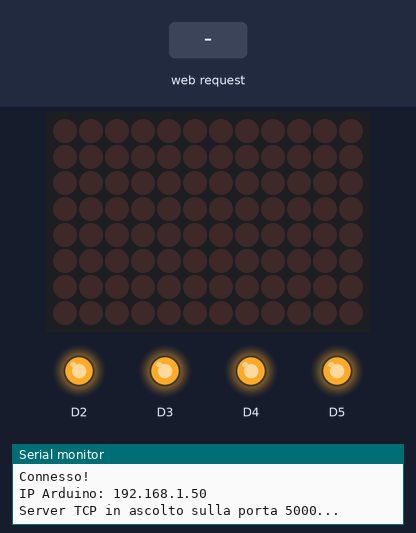
The sketch below on a simulated Arduino Uno R4 WiFi. Shown: 12×8 LED matrix, output pins drawn as LEDs (lit = HIGH), the last lines printed to the serial monitor. The test bench sets the inputs (shaded band). WiFi joins after 1.5 s; servers stay silent unless stated.

Above: at 6.7 s.
6.8 s: HTTP request GET /?l1=off received
At 8.0 s:
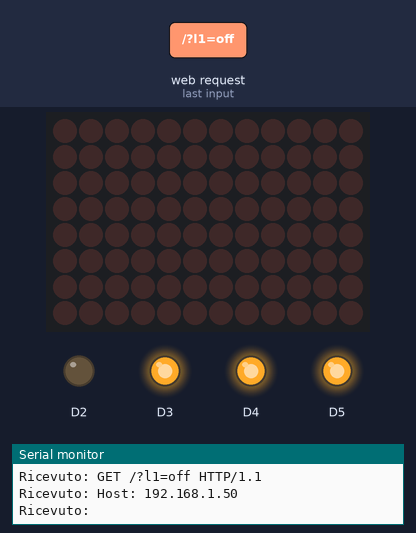
8.3 s: HTTP request GET /?l2=off received
At 9.3 s:
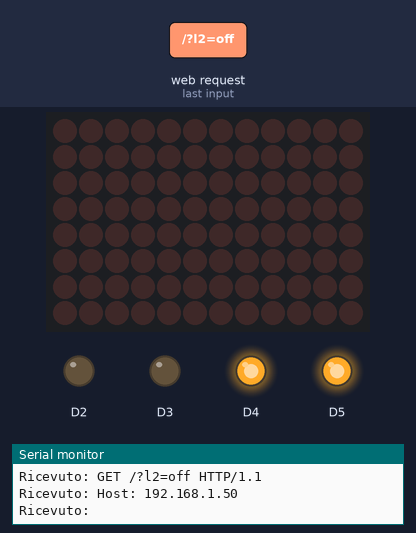
9.8 s: HTTP request GET /?l1=on received
At 10.5 s:
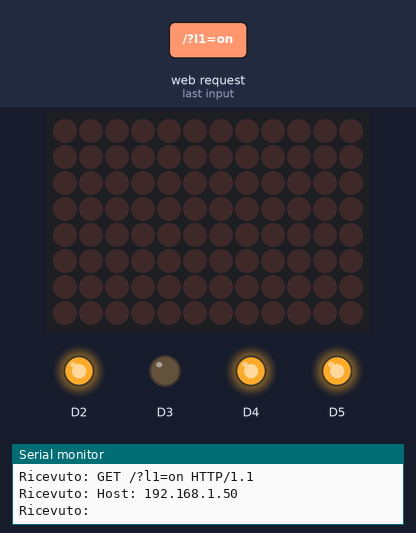
11.3 s: HTTP request GET /?l3=off received
At 11.6 s:
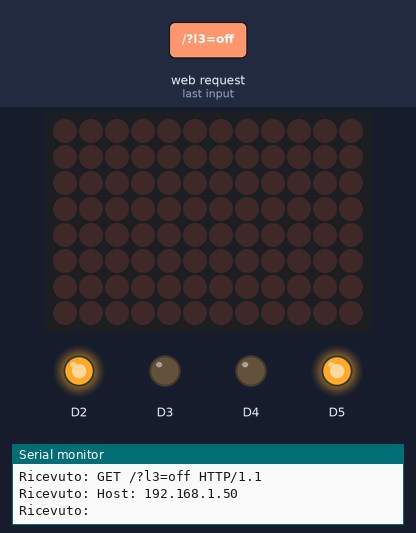
12.8 s: HTTP request GET /?l2=on received
At 14.0 s:
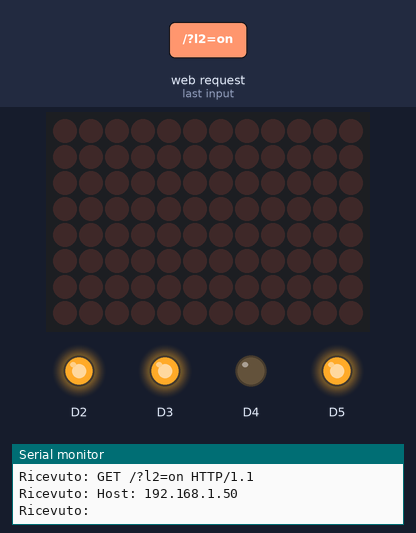
14.3 s: HTTP request GET /?l3=on received
At 15.2 s:
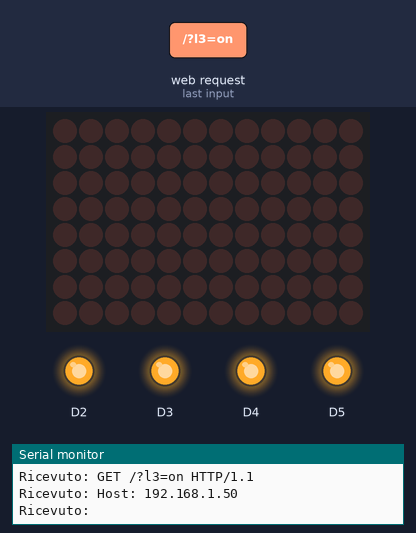
Timing chart, 0 to 16.8 s (numbered marks = the images above; inputs shaded):
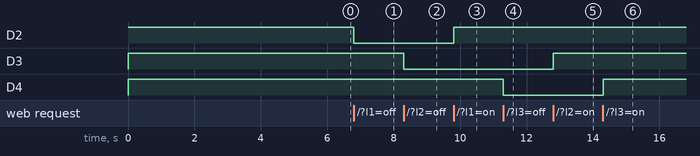

The sketch:

wifi_tcp_server_riceve_led_A.ino
```cpp
#include <WiFiS3.h>
#include "ArduinoGraphics.h"
#include "Arduino_LED_Matrix.h"

// Credenziali WiFi
const char* ssid     = "TIM-45796875";
const char* password = "c3KGfuCQPY4Gp7cARdkZXA7Q";

WiFiServer server(5000);   // Porta TCP in ascolto (modificabile)
WiFiClient client;
ArduinoLEDMatrix matrix;

void setup() {
  pinMode(2,OUTPUT);
  pinMode(3,OUTPUT);
  pinMode(4,OUTPUT);
  pinMode(5,OUTPUT);

  digitalWrite(2,HIGH);
  digitalWrite(3,HIGH);
  digitalWrite(4,HIGH);
  digitalWrite(5,HIGH);

  Serial.begin(9600);
  delay(1000);

  matrix.begin();

  matrix.beginDraw();
  matrix.stroke(0xFFFFFFFF);

  Serial.println("Connessione alla rete WiFi...");
  WiFi.begin(ssid, password);

  // Attesa connessione
  while (WiFi.status() != WL_CONNECTED) {
    delay(500);
    Serial.print(".");
  }

  Serial.println("\nConnesso!");
  Serial.print("IP Arduino: ");
  delay(3000);
  Serial.println(WiFi.localIP());

  server.begin();  // Avvia server TCP
  Serial.println("Server TCP in ascolto sulla porta 5000...");
}

void loop() {
  // Se non abbiamo un client collegato, proviamo ad accettarne uno
  if (!client || !client.connected()) {
    client = server.available();
    if (client) {
      Serial.println("Client connesso!");
    }
    return; // Evita di leggere se non c’è client
  }

  // Ricezione dati
  if (client.available()) {
    String incoming = client.readStringUntil('\n');  // Legge fino a newline
    Serial.print("Ricevuto: ");
    Serial.println(incoming);

    if(incoming.indexOf("l1=on")>=0){
      digitalWrite(2,HIGH);
    }
    if(incoming.indexOf("l1=off")>=0){
      digitalWrite(2,LOW);
    }
    if(incoming.indexOf("l2=on")>=0){
      digitalWrite(3,HIGH);
    }
    if(incoming.indexOf("l2=off")>=0){
      digitalWrite(3,LOW);
    }
    if(incoming.indexOf("l3=on")>=0){
      digitalWrite(4,HIGH);
    }
    if(incoming.indexOf("l3=off")>=0){
      digitalWrite(4,LOW);
    }
    if(incoming.indexOf("l4=on")>=0){
      digitalWrite(5,HIGH);
    }
    if(incoming.indexOf("l4=off")>=0){
      digitalWrite(5,LOW);
    }


  }
}
```

Measured:
- after the input at 6.8 s, D2: HIGH → LOW at once
- after the input at 8.3 s, D3: HIGH → LOW at once
- after the input at 9.8 s, D2: LOW → HIGH at once
- after the input at 11.3 s, D4: HIGH → LOW at once
- after the input at 12.8 s, D3: LOW → HIGH at once
- after the input at 14.3 s, D4: LOW → HIGH at once
